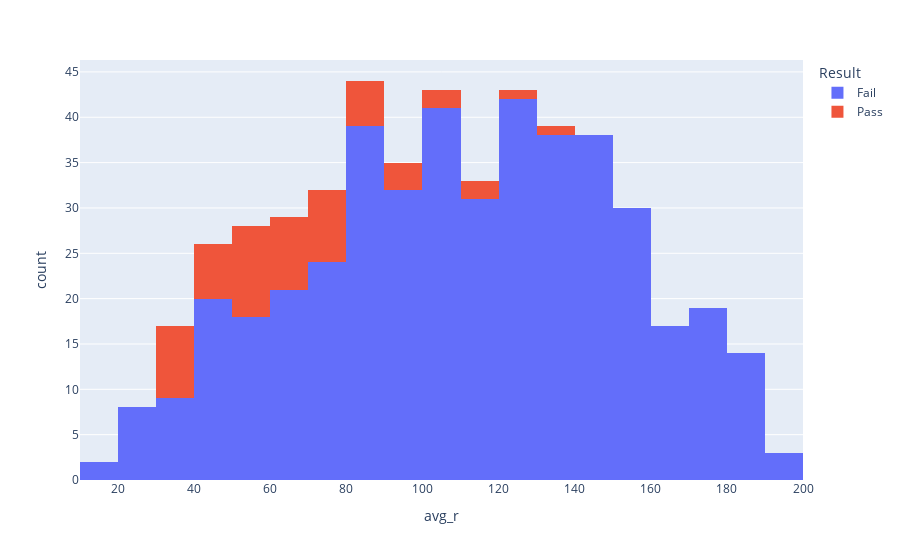

The notebook cell saved with this chart:
### Code cell
fig = px.histogram(data, x="avg_r", color="Result")
fig.show()

### Figure 1 — Plotly figure (JSON) as saved in the notebook; plotly's stock layout.template omitted (floating-point values rounded to 4 significant figures; data arrays with more than 128 entries replaced by an {"elided": "..."} marker saying what was removed)
{"data": [{"alignmentgroup": "True", "bingroup": "x", "hovertemplate": "Result=Fail<br>avg_r=%{x}<br>count=%{y}<extra></extra>", "legendgroup": "Fail", "marker": {"color": "#636efa", "pattern": {"shape": ""}}, "name": "Fail", "offsetgroup": "Fail", "orientation": "v", "showlegend": true, "type": "histogram", "x": {"elided": "446 float values"}, "xaxis": "x", "yaxis": "y"}, {"alignmentgroup": "True", "bingroup": "x", "hovertemplate": "Result=Pass<br>avg_r=%{x}<br>count=%{y}<extra></extra>", "legendgroup": "Pass", "marker": {"color": "#EF553B", "pattern": {"shape": ""}}, "name": "Pass", "offsetgroup": "Pass", "orientation": "v", "showlegend": true, "type": "histogram", "x": [61.33, 82.67, 109.3, 99.33, 78, 59.33, 72, 48, 85.33, 51.33, 59.33, 36, 76, 64.67, 37.33, 71.33, 59.33, 48, 68.67, 44.67, 42, 77.33, 66.67, 36.67, 112, 56.67, 37.33, 36, 50.67, 30.67, 59.33, 56, 135.3, 30, 77.33, 35.33, 67.33, 58, 80, 46.67, 66, 91.33, 88.67, 53.33, 82.67, 45.33, 63.33, 116.7, 104.7, 90.67, 64, 121.3, 73.33, 79.33], "xaxis": "x", "yaxis": "y"}], "layout": {"barmode": "relative", "legend": {"title": {"text": "Result"}, "tracegroupgap": 0}, "margin": {"t": 60}, "xaxis": {"anchor": "y", "domain": [0, 1], "title": {"text": "avg_r"}}, "yaxis": {"anchor": "x", "domain": [0, 1], "title": {"text": "count"}}}}
